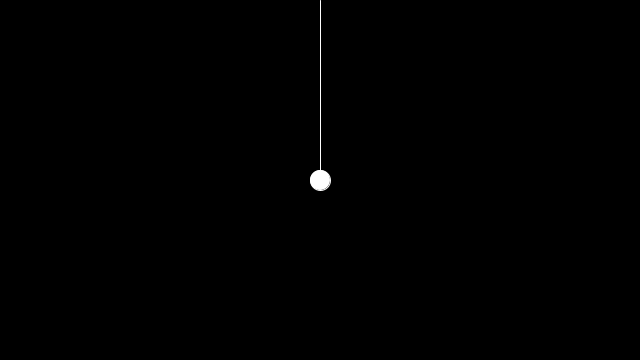
Frame 1 (no input)
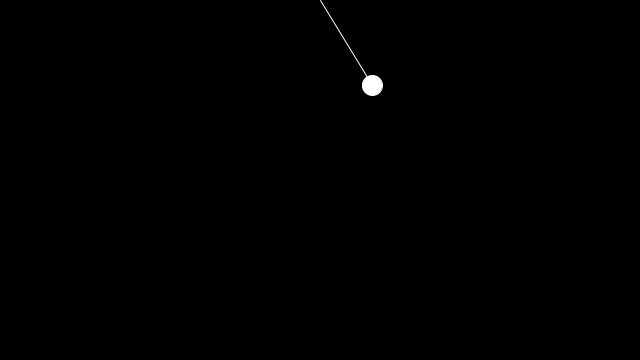
Frame 60 (the mouse pressed at the canvas centre just before this capture)
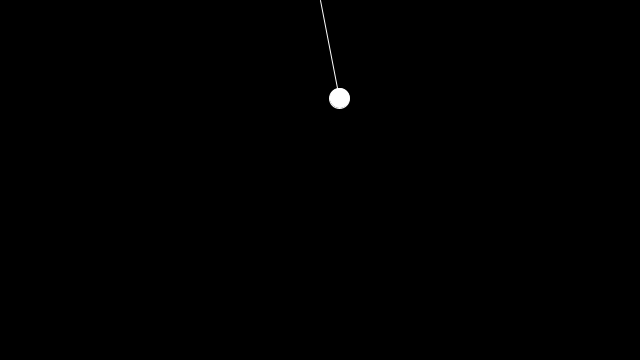
Frame 120 (the mouse held since frame 60 and released just before this capture)

The Processing sketch that drew these frames (run headless with seeded random() and noise(); from frame 60 on, the mouse is pressed at the canvas centre):

// Processing sketch: Pendulum_Simulation
// ── Pendulum_Simulation.pde
force m;
PVector g= new PVector (0,0.01);
float angle=PI/4;
float L;


void setup(){
  size(640,360);
  background(0);
  m= new force();
  L=100;
  //frameRate(3);
  
}
void draw(){
  background(0);
  translate(width/2,0);
  m.display();
  m.update();
  
  
  
  
}

// ── force.pde
class force{
  PVector location;
  float av;
  float aa;
  
  float mass;
  force(){
    location=new PVector(0,height/2);
    av=0;
    aa=0;
    mass=1;

  }
  void display(){
   
    stroke(255);
    fill(255);
    line(0,0,location.x,location.y);
    circle(location.x,location.y,20);
  }
  void addforce(PVector F){
    
               
  }
  void update(){
    aa=-0.01*sin(angle);
     location.x=sin(angle)*L;
     location.y=cos(angle)*L;
     angle+=av;
     av+=aa;
     av*=0.99;
  }

}
